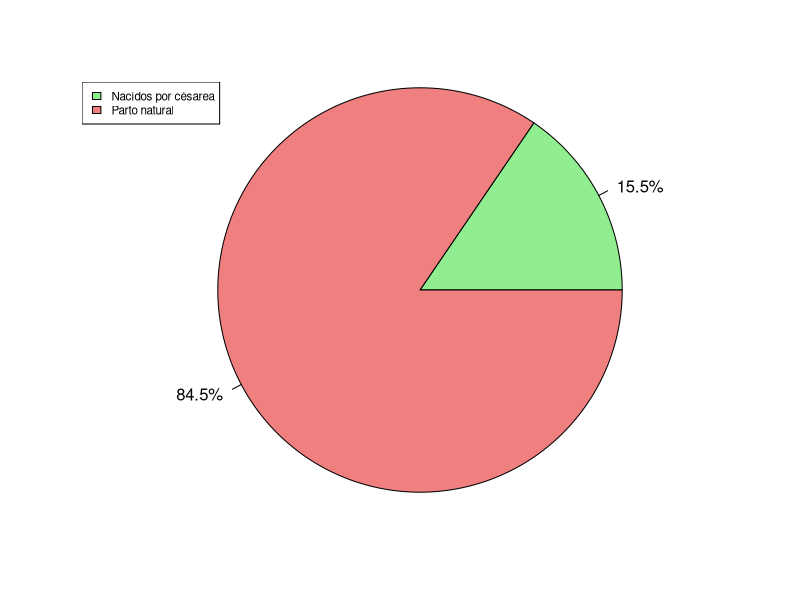
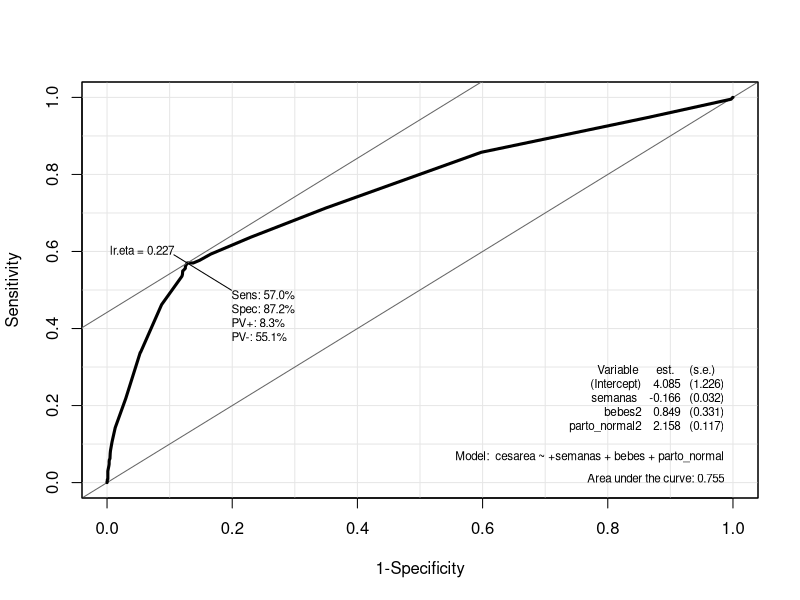

Reproduce these figures in R, in order.
## ---- chunk 1
#| label: setup
#| include: false
knitr::opts_chunk$set(echo = TRUE, fig.align = "center", warning = FALSE, message = FALSE)


# fig.align= 'center para que nos centre todas figuras que se muestran
# warning = FALSE para que no muestre mensajes de warning
# message = FALSE para que no muestre mensajes automáticos cuando carga paquetes y demás en el output
## ---- chunk 2
#| label: librerias
# Librerias
library(readxl) # Para leer los excels
## ---- chunk 3
#| label: cargar_datos
datos1 <- read_excel("../../../files/partos.xlsx", sheet = "Datos")
## ---- chunk 4
#| label: librerias2
library(dplyr) # Para tratamiento de dataframes
library(ggplot2) # Nice plots
## ---- chunk 5
#| label: porcentaje
#| echo: false
#| out-width: 50%
# Creamos un gráfico de quesito o de sectores para ver qué proporción de personas ha mejorado su situación económica:

datos_quesito <- c(nrow(filter(datos1, cesarea == 1)), nrow(filter(datos1, cesarea == 0)))
etiquetas <- c("Nacidos por césarea", "Parto natural")

porcentajes <- paste0(round(datos_quesito / sum(datos_quesito) * 100, 1), "%")
colores <- c("lightgreen", "lightcoral")

pie(datos_quesito, labels = porcentajes, col = colores, radius = 1.05, cex = 1)
legend("topleft", etiquetas, cex = 0.7, fill = colores)
## ---- chunk 6
#| label: factor
datos1$cesarea<-as.factor(datos1$cesarea)
datos1$bebes<-as.factor(datos1$bebes)
datos1$parto_normal<-as.factor(datos1$parto_normal)

## ---- chunk 7
#| label: modelos
# lmod1
lmod1 <- glm(formula = cesarea ~ edad_madre+semanas, family = binomial(link = logit), data = datos1)
summary(lmod1)

# lmod2
lmod2 <- glm(formula = cesarea ~ edad_madre+semanas+bebes,family = binomial(link = logit),data=datos1)
summary(lmod2)

# lmod3
lmod3 <- glm(formula = cesarea ~ edad_madre+semanas+bebes+parto_normal, family = binomial(link = logit), data = datos1)
summary(lmod3)
## ---- chunk 8
#| eval: true
# confusion matrices
predicted3 <- predict(lmod3, data.frame(edad_madre = datos1$edad_madre, semanas = datos1$semanas, bebes = datos1$bebes, parto_normal=datos1$parto_normal), type = "response")
library(caret)
confusionMatrix(data = as.factor(ifelse(predicted3 > 0.227, 1, 0)), reference = datos1$cesarea, positive="1")
## ---- chunk 9
library(Epi)
# The ROC function

# lmod3
ROC(form = cesarea ~ +semanas+bebes+parto_normal, data = datos1, plot = "ROC", lwd = 3, cex = 1.5)

## ---- chunk 10
summary(lmod2)
